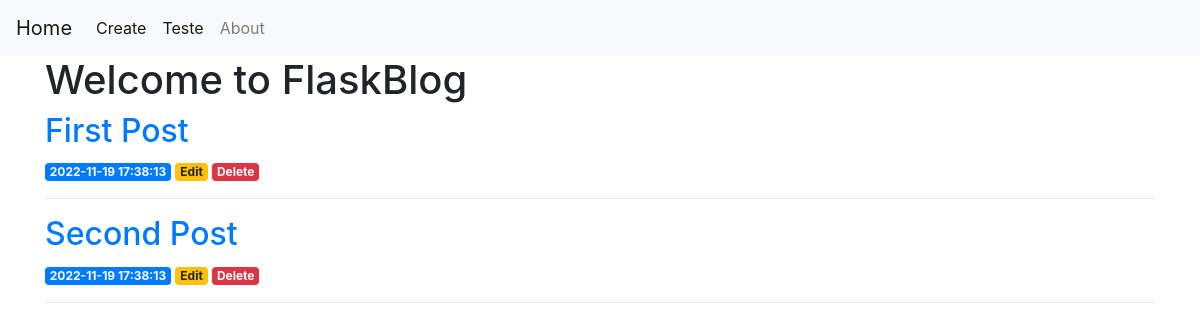
Before: / with the older database file.
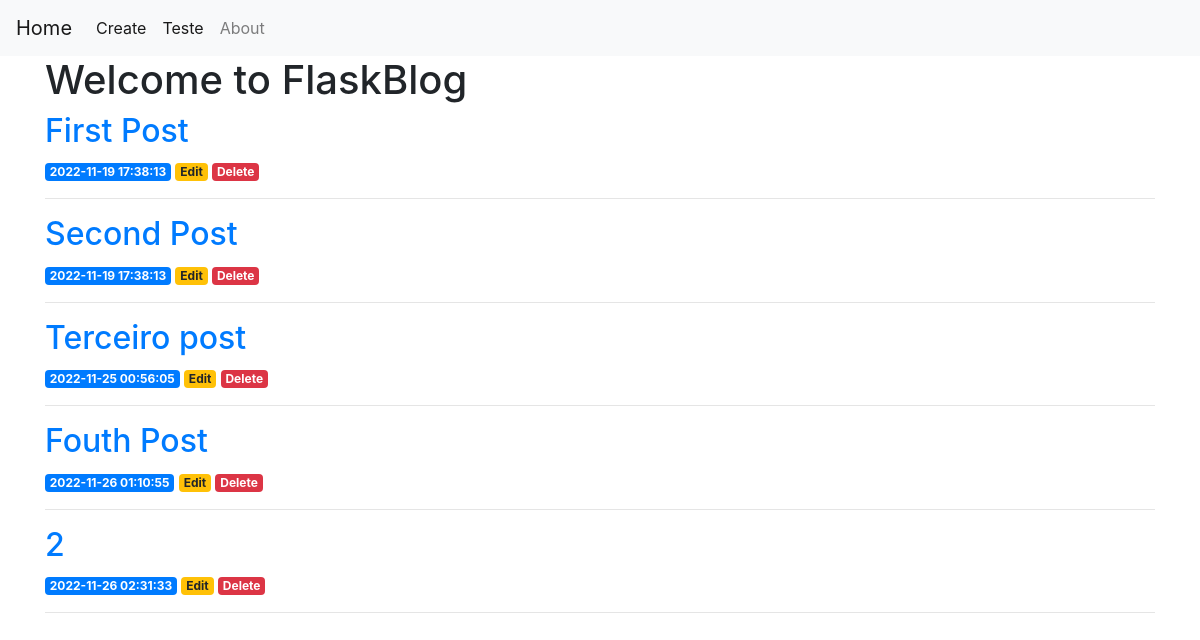
After: the same page with the newer database file.
### tables this page shows
CREATE TABLE posts (
    id INTEGER PRIMARY KEY AUTOINCREMENT,
    created TIMESTAMP NOT NULL DEFAULT CURRENT_TIMESTAMP,
    title TEXT NOT NULL,
    content TEXT NOT NULL
);

### app.py (the view)
@app.route('/')
def index():
    conn = get_db_connection()
    posts = conn.execute("SELECT * FROM posts").fetchall()
    conn.close()
    return render_template('index.html', posts=posts)

### app.py (called while the page is built)
def get_db_connection():
    try:
        conn = sqlite3.connect('database.db')
        conn.row_factory = sqlite3.Row  # o retorno do banco será igual a um dicionário em python
        return conn
    except Exception as erro:
        print(erro)

### templates/index.html
{% extends 'base.html' %}
{% block content %}
    <h1>{% block title %} Welcome to FlaskBlog {% endblock %}</h1>
    {% for post in posts %}
        <a href="{{ url_for('post', post_id=post['id']) }}">
            <h2>{{ post['title'] }}</h2>
        </a>
        <span class="badge badge-primary">{{ post['created'] }}</span>
        <a href="{{ url_for('edit', id=post['id']) }}">
            <span class="badge badge-warning">Edit</span>
        </a>
        <a href="{{ url_for('edit', id=post['id']) }}">
            <span class="badge badge-danger">Delete</span>
        </a>
        <hr>
    {% endfor %}
{% endblock %}

### templates/base.html (shortened to what this page needs)
<!doctype html>
<html lang="en">
  <head>
    <link rel="stylesheet" href="https://stackpath.bootstrapcdn.com/bootstrap/4.3.1/css/bootstrap.min.css"/>
  </head>
  <body>
    <nav class="navbar navbar-expand-md navbar-light bg-light">
        <a class="navbar-brand" href="{{ url_for('index')}}">Home</a>
        <div class="collapse navbar-collapse" id="navbarNav">
            <ul class="navbar-nav">
                <li class="nav-item active">
                    <a class="nav-link" href="{{ url_for('create')}}">Create</a>
                </li>
                <li class="nav-item active">
                    <a class="nav-link" href="{{ url_for('teste')}}">Teste</a>
                </li>
                <li>
                    <a class="nav-link" href="#">About</a>
                </li>
            </ul>
        </div>
    </nav>
    <div class="container">
        {% block content %} {% endblock %}
    </div>
  </body>
</html>

Changed rows visible on the page:
added posts: title "Terceiro post", created "2022-11-25 00:56:05"
added posts: title "Fouth Post", created "2022-11-26 01:10:55"
added posts: title "2", created "2022-11-26 02:31:33"
